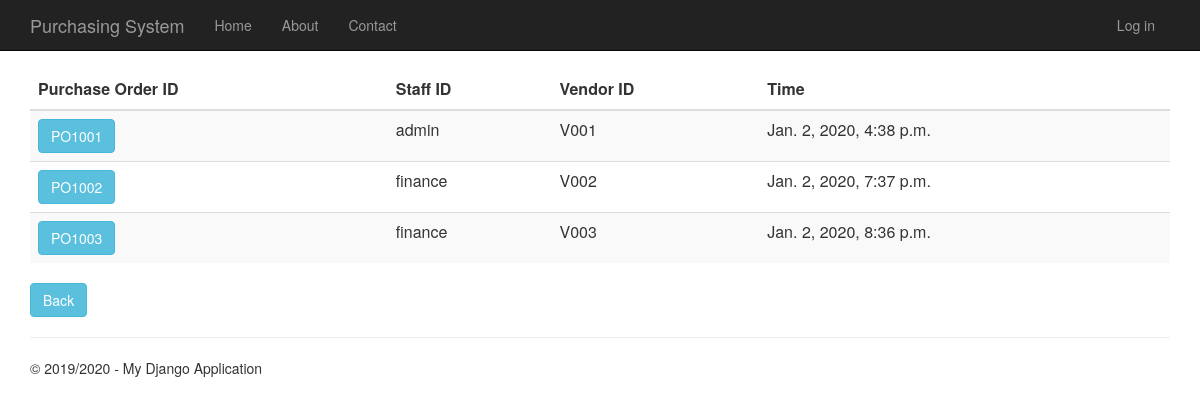
The page /purchaseorderhistory on the database as committed earlier.
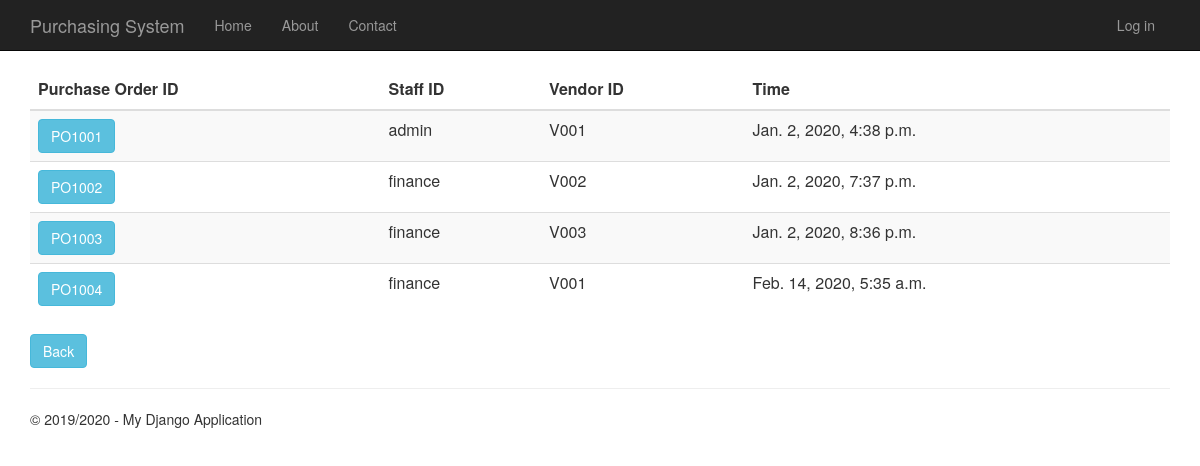
The same page on the database as committed later.
### PurchaseOrder/models.py (models this page shows, shortened)
class PurchaseOrder(models.Model):
    purchase_order_id = models.CharField(primary_key=True, max_length=10)
    shipping_instructions = models.TextField()
    time_created = models.DateTimeField()
    description = models.TextField(null=True,default=None, blank=True)
    total_price = models.DecimalField(max_digits=10, decimal_places=2, default=Decimal('0.00'))
    person_id = models.ForeignKey(Person)
    vendor_id = models.ForeignKey(Vendor)
    quotation_id = models.OneToOneField(Quotation)

### app/models.py (models this page shows, shortened)
class Person(models.Model):
    user_id = models.OneToOneField(User)
    person_id = models.CharField(primary_key=True, max_length=10)
    person_name = models.TextField()
    person_address = models.TextField()
    person_phone_number = models.TextField()
    person_role = models.TextField(default = 'EMPLOYEE')

class Vendor(models.Model):
    vendor_id = models.CharField(primary_key=True, max_length=10)
    vendor_name = models.TextField()
    vendor_phone_number = models.TextField()
    vendor_address = models.TextField()
    vendor_email = models.TextField()
    def __str__(self):
        return str(self.vendor_id)

### PurchaseOrder/views.py (the view)
# urls.py: url(r'^purchaseorderhistory', PurchaseOrder.views.purchaseorderhistory, name="purchase_order_history"),
def purchaseorderhistory(request):
    purchase_orders = PurchaseOrder.objects.all()
    context = {
            'title':'Purchase Order History',
            'rows':purchase_orders,
            'year':'2019/2020'
        }
    return render(request,'PurchaseOrder/purchaseorderhistory.html',context)

### PurchaseOrder/templates/PurchaseOrder/purchaseorderhistory.html
{% extends "app/layout.html" %}
{% block content %}
<div class="purcahseorderhistory margintop" >
    <form action="purchaseorderhistorydetails" method="GET">
        <table class="table table-striped margintop">
          <thead>
            <tr>
              <th scope="col" class="fontlabel">Purchase Order ID</th>
              <th scope="col" class="fontlabel">Staff ID</th>
              <th scope="col" class="fontlabel">Vendor ID</th>
              <th scope="col" class="fontlabel">Time</th>
            </tr>
          </thead>
          <tbody>
              {% for r in rows %}
            <tr>
                 <td><button type="submit" name="po_id" value="{{r.purchase_order_id}}" class="btn btn-info" >{{r.purchase_order_id}}</button></td>
                 <td>{{r.person_id.person_id}}</td>
                 <td>{{r.vendor_id}}</td>
                 <td>{{r.time_created}}</td>
            </tr>
              {% endfor %}
          </tbody>
        </table>
    </form>
    <form action="menu">
        <div class="margintop">
            <button type="submit" class="btn btn-info" >Back</button>
        </div>
    </form>
</div>
{% endblock %}

Rows that differ between the two databases and show on the page:
added PurchaseOrder: purchase_order_id "PO1004", person_id.person_id "finance", vendor_id "V001", time_created "Feb. 14, 2020, 5:35 a.m."
